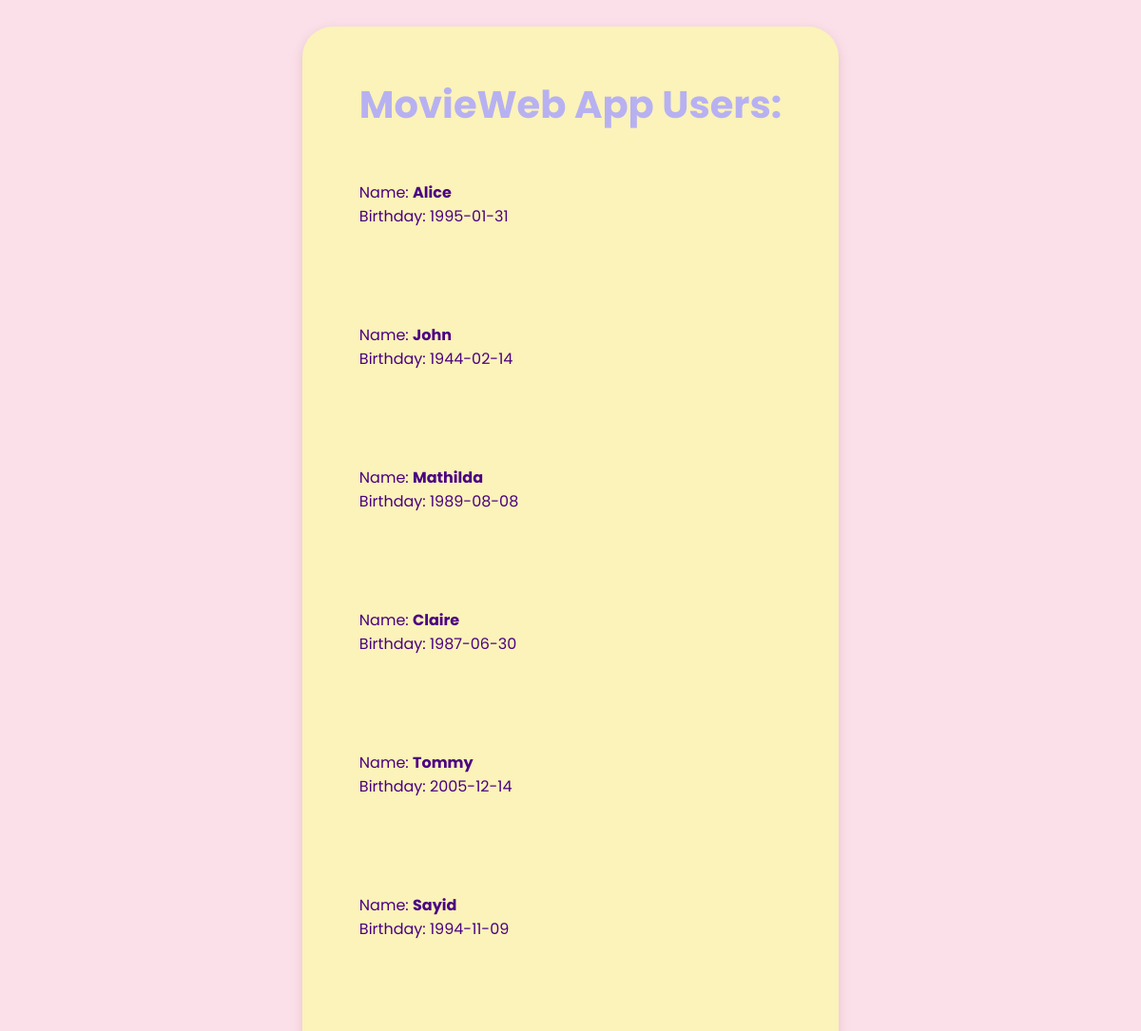
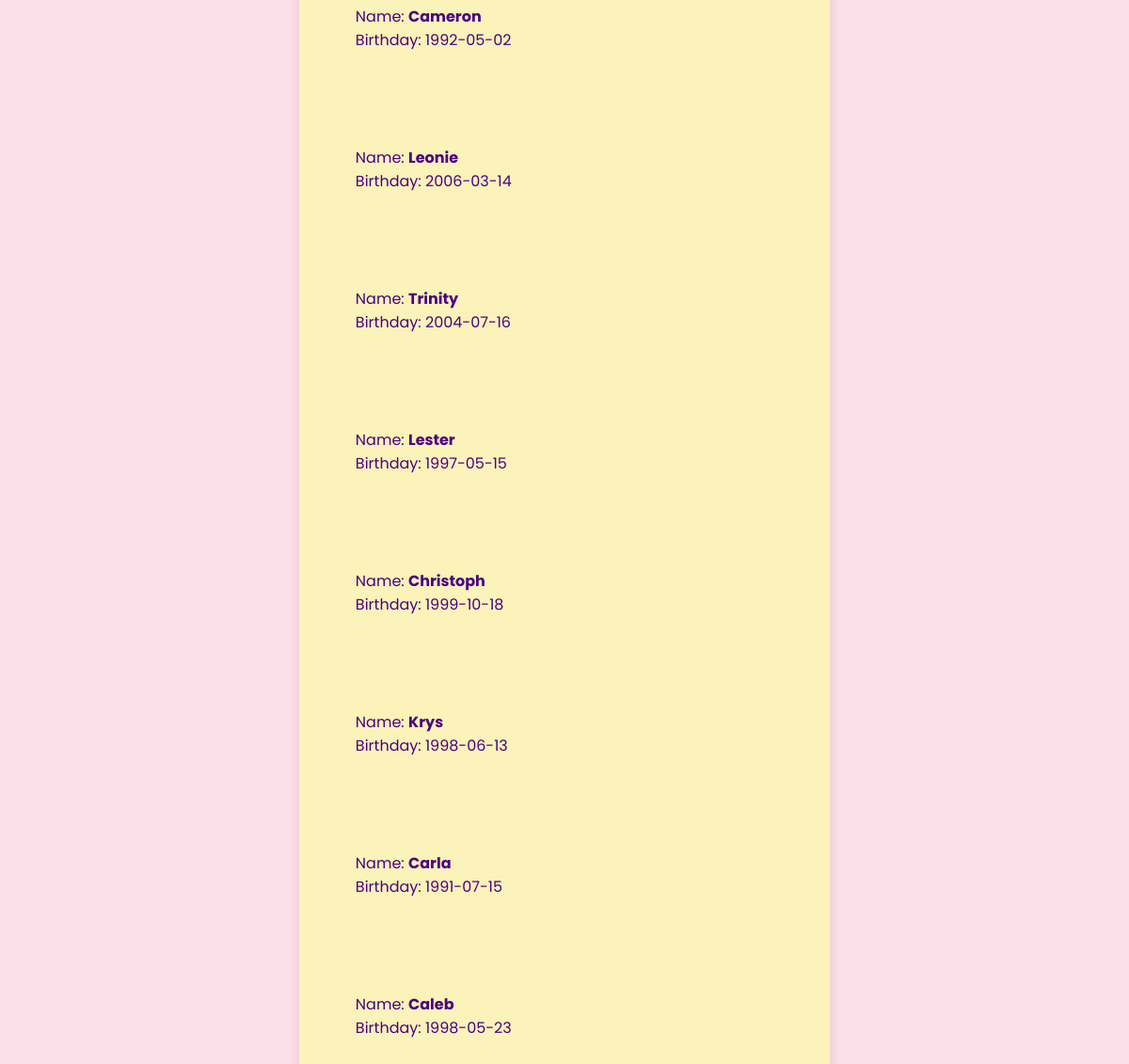
Screenshot of /users with the database file from the repository (2 pictures, top to bottom).
### datamanager/data_models.py (models this page shows, shortened)
class User(db.Model):
    __tablename__ = "users"
    id = Column(Integer, primary_key=True, autoincrement=True)
    name = Column(String)
    birthday = Column(Date)

### app.py (the view)
@app.route('/users')
def list_users():
    users = data_manager.get_all_users()
    return render_template('list_users.html', users=users)

### datamanager/sqlite_data_manager.py (called while the page is built)
    def get_all_users(self):
        users = self.models.User.query.all()
        return users

### templates/list_users.html (shortened to what this page needs)
<!DOCTYPE html>
<html lang="en">
<head>
    <link rel="stylesheet" href="/static/styles.css">
</head>
<body>
<main>
    <h1>MovieWeb App Users:</h1>
    <div>
        <ul>
            {% for user in users %}
            <li>
                <div>Name: <a id="link-to-favs" href="{{ url_for('list_user_movies', user_id=user.id) }}">{{ user.name
                    }}</a> <br>
                    Birthday: {{ user.birthday }} <br></div>
            </li>
            {% endfor %}
        </ul>
    </div>
</main>
</body>
</html>

### static/styles.css (style rules this page uses)
body { background-color: #FBE0E9; font-family: 'Poppins', sans-serif; color: #4B0082; display: flex; justify-content: center; }
main { background-color: #FBF3B9; border-radius: 2rem; padding: 25px 60px; margin: 20px; box-shadow: 0 4px 12px rgba(200, 150, 160, 0.4); }
h1 { font-family: 'Poppins', sans-serif; font-weight: bold; font-size: 2.5em; color: #B7B1F2; text-align: center; margin-bottom: 50px; }
ul { padding: 0; list-style-type: none; }
li { margin-bottom: 20px; color: #4B0082; }
#link-to-favs { text-decoration: none; color: #4B0082; font-weight: bold; }
li { display: flex; justify-content: space-between; margin-bottom: 100px; }

### rows the page displays
User: name "Alice", birthday "1995-01-31"
User: name "John", birthday "1944-02-14"
User: name "Mathilda", birthday "1989-08-08"
User: name "Claire", birthday "1987-06-30"
User: name "Tommy", birthday "2005-12-14"
User: name "Sayid", birthday "1994-11-09"
User: name "Cameron", birthday "1992-05-02"
User: name "Leonie", birthday "2006-03-14"
User: name "Trinity", birthday "2004-07-16"
User: name "Lester", birthday "1997-05-15"
User: name "Christoph", birthday "1999-10-18"
User: name "Krys", birthday "1998-06-13"
User: name "Carla", birthday "1991-07-15"
User: name "Caleb", birthday "1998-05-23"
